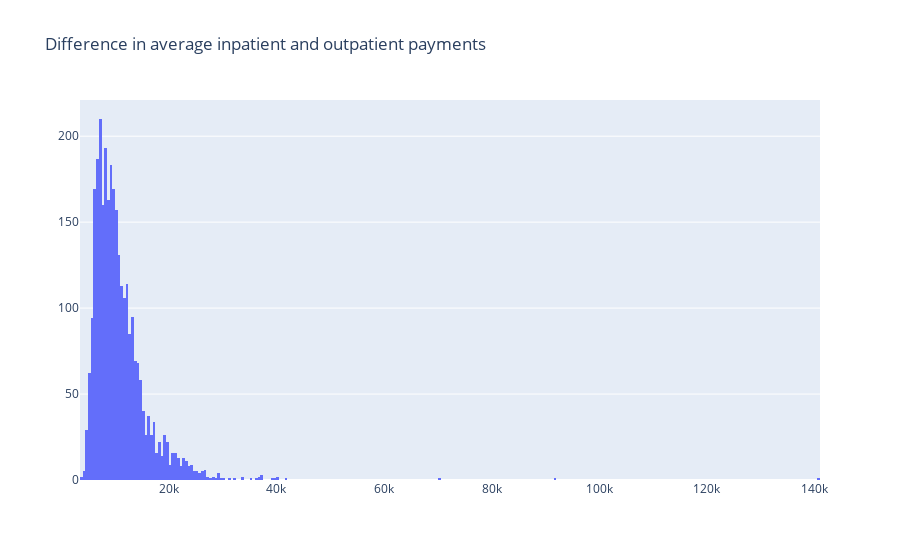

Notebook code cell kept with this figure:
### Code cell
query3_a = """SELECT provider_id, avg(average_total_payments) as average_outpatient_payments
FROM `bigquery-public-data.cms_medicare.outpatient_charges_2014` group by provider_id;"""
outp = medicare.query_to_pandas_safe(query3_a)

query3_b = """SELECT provider_id, avg(average_total_payments) as average_inpatient_payments
FROM `bigquery-public-data.cms_medicare.inpatient_charges_2014` group by provider_id;"""
inp = medicare.query_to_pandas_safe(query3_b)

merged = outp.merge(inp, on="provider_id", how = 'inner')
merged["difference"] = merged["average_inpatient_payments"] - merged['average_outpatient_payments']

tracex = go.Histogram(x = merged["difference"]) 
fig = go.Figure(data = [tracex])
fig['layout'].update(height=400, showlegend=False, title="Difference in average inpatient and outpatient payments");
iplot(fig, filename='simple-subplot');

### Figure 1 — Plotly figure (JSON) as saved in the notebook; plotly's stock layout.template omitted (floating-point values rounded to 4 significant figures; data arrays with more than 128 entries replaced by an {"elided": "..."} marker saying what was removed)
{"data": [{"x": {"elided": "3044 float values"}, "type": "histogram"}], "layout": {"showlegend": false, "title": {"text": "Difference in average inpatient and outpatient payments"}, "xaxis": {"type": "linear", "range": [3500, 141000], "autorange": true}, "yaxis": {"range": [0, 221.1], "autorange": true}, "autosize": true}}
